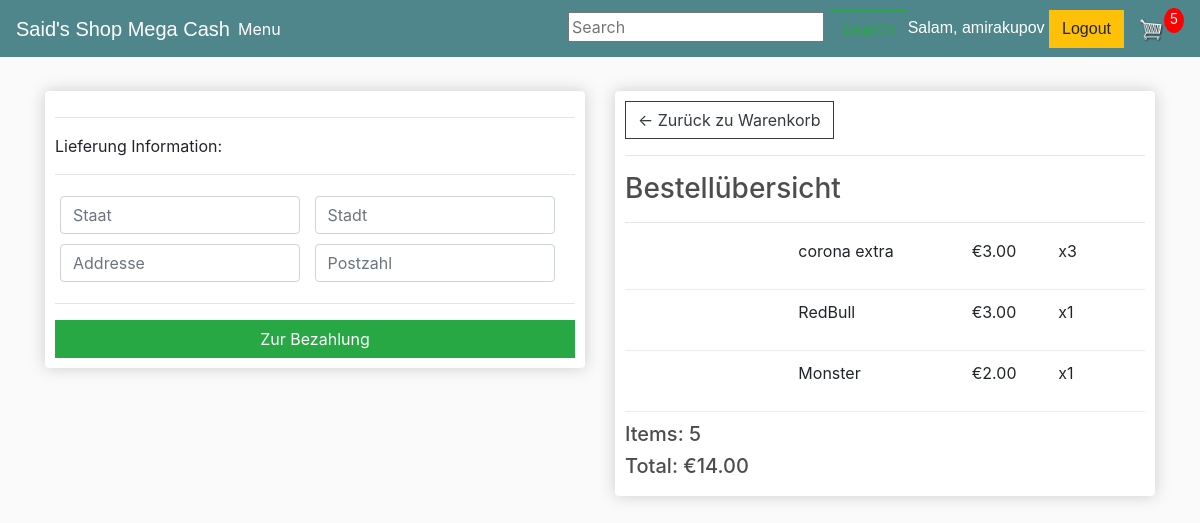
The app's page /checkout/ (signed in), older data.
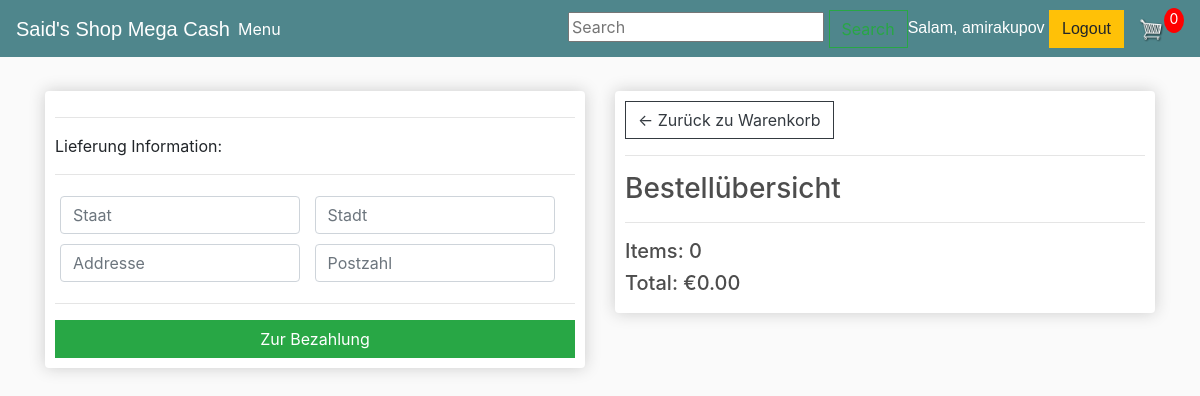
The same page, newer data.
### store/models.py (models this page shows, shortened)
class OrderItem(models.Model):
	product = models.ForeignKey(Product, on_delete=models.SET_NULL, null=True, blank=True)
	order = models.ForeignKey(Order, on_delete=models.SET_NULL, null=True,blank=True)
	quantity = models.IntegerField(default=0, null=True, blank=True)
	date_added = models.DateTimeField(auto_now_add=True)
	@property
	def get_total(self):
		total = self.product.price * self.quantity
		return total

class Product(models.Model):
	name = models.CharField(max_length=150, null=True)
	price = models.DecimalField(max_digits=5, decimal_places=2)
	digital = models.BooleanField(default=False,null=True, blank=True)
	image = models.ImageField(null=True, blank=True)
	category = models.ForeignKey(Category, on_delete=models.CASCADE,null=True, blank=True)
	wholesale_price = models.DecimalField(max_digits=5, decimal_places=2, null=True, blank=True)
	box_price = models.DecimalField(max_digits=5, decimal_places=2, null=True, blank=True)
	minimum_quantity = models.IntegerField(null=True, blank=True)
	@property
	def imageURL(self):
		try:
			url = self.image.url
		except:
			url = ''
		return url

class Order(models.Model):
	customer = models.ForeignKey(Customer, on_delete=models.SET_NULL, null=True, blank=True)
	date_orderd = models.DateTimeField(auto_now_add=True)
	complete = models.BooleanField(default=False, blank=True, null=True)
	transaction_id = models.CharField(max_length=100, null=True)
	@property
	def shipping(self):
		shipping = False
		orderitems = self.orderitem_set.all()
		for i in orderitems:
			if i.product.digital == False:
				shipping = True
		return shipping
	@property
	def get_cart_total(self):
		orderitems = self.orderitem_set.all()
		total = sum([item.get_total for item in orderitems])
		return total
	@property
	def get_cart_items(self):
		orderitems = self.orderitem_set.all()
		total = sum([item.quantity for item in orderitems])
		return total

### store/views.py (the view)
# urls.py: path('checkout/', views.checkout, name="checkout"),
def checkout(request):
    data = cartData(request)
    cartItems = data['cartItems']
    order = data['order']
    items = data['items']
    context = {'items': items, 'order': order, 'cartItems': cartItems}
    return render(request, 'store/checkout.html', context)

### store/utils.py (called while the page is built)
def cartData(request):
    if request.user.is_authenticated:
        customer = request.user.customer
        order, created = Order.objects.get_or_create(customer=customer, complete=False)
        items = order.orderitem_set.all()
        cartItems = order.get_cart_items
    else:
        cookieData = cookieCart(request)
        cartItems = cookieData['cartItems']
        order = cookieData['order']
        items = cookieData['items']
    return {'cartItems':cartItems ,'order':order, 'items':items}

### store/templates/store/checkout.html (shortened to what this page needs)
{% extends 'store/main.html' %}
{% load static %}
{% block content %}
<div class="row">
    <div class="col-lg-6">
        <div class="box-element" id="form-wrapper">
            <form id="form">
                <div id="shipping-info">
                    <hr>
		            <p>Lieferung Information:</p>
		            <hr>
		            <div class="form-field">
		            	<input required class="form-control" type="text" name="state" placeholder="Staat">
		            </div>
		            <div class="form-field">
		            	<input required class="form-control" type="text" name="city" placeholder="Stadt">
		            </div>
                    <div class="form-field">
			            <input required class="form-control" type="text" name="address" placeholder="Addresse">
		            </div>
		            <div class="form-field">
                        <input required class="form-control" type="text" name="zipcode" placeholder="Postzahl">
		            </div>
                </div>
                <hr>
                <input id="form-button" class="btn btn-success btn-block" type="submit" value="Zur Bezahlung">
            </form>
        </div>
        <br>
    </div>
    <div class="col-lg-6">
        <div class="box-element">
            <a  class="btn btn-outline-dark" href="{% url 'cart' %}">&#x2190; Zurück zu Warenkorb</a>
            <hr>
            <h3>Bestellübersicht</h3>
            <hr>
            {%for item in items%}
            <div class="cart-row">
                <div style="flex:2"><img class="row-image" src="{{item.product.imageURL}}"></div>
                <div style="flex:2"><p>{{item.product.name}}</p></div>
                <div style="flex:1"><p>€{{item.product.price}}</p></div>
                <div style="flex:1"><p>x{{item.quantity}}</p></div>
            </div>
            {% endfor %}
            <h5>Items:   {{order.get_cart_items}}</h5>
            <h5>Total:   €{{order.get_cart_total|floatformat:2}}</h5>
        </div>
    </div>
</div>
{%endblock content%}

### store/templates/store/main.html (shortened to what this page needs)
<!DOCTYPE html>
{% load static %}
<html>
<head>
	<link rel="stylesheet" href="https://stackpath.bootstrapcdn.com/bootstrap/4.4.1/css/bootstrap.min.css"
>
	<link rel="stylesheet" type="text/css" href="{% static 'css/main.css' %}">
</head>
<body>
    <nav class="navbar navbar-expand-lg navbar-dark bg-dark">
      <a class="navbar-brand mx-auto" href="{% url 'index' %}" style="font-family: Arial, sans-serif; color: white; text-decoration: none;">Said's Shop Mega Cash</a>
      <div class="collapse navbar-collapse" id="navbarSupportedContent">
        <ul class="navbar-nav mr-auto">
          <li class="nav-item active">
            <a class="nav-link" href="{% url 'menu' %}">Menu<span class="sr-only">(current)</span></a>
          </li>
        </ul>
         <form class="GET">
            <input type="text" name="q" placeholder="Search" value="{{ search_query }}">
             <button class="btn btn-outline-success my-2 my-sm-0" type="submit">Search</button>
         </form>
         <div class="form-inline my-2 my-lg-0">
            <span class="user" style="font-family: Arial, sans-serif; color: white; text-decoration: none;">
                {% if request.user.is_authenticated %}
                    Salam, {{ request.user.first_name|default:request.user.username }}
                    <a href="{% url 'logout' %}" class="btn btn-warning">Logout</a>
                {% else %}
                    <a href="{% url 'login' %}" class="btn btn-warning">Login</a>
                {% endif %}
            </span>
            <a href="{% url 'cart' %}">
                <img id="cart-icon" src="{% static 'images/6+cart.png' %}">
            </a>
            <p id="cart-total">{{ cartItems }}</p>
         </div>
      </div>
    </nav>
     <div class="container">
            <br>
            {% block content %}
            {% endblock content %}
     </div>
</body>
</html>

Row changes from the older to the newer data that the page shows:
removed OrderItem: product.name "corona extra", product.price "3.00", quantity "3"
no longer on this page (row edited): OrderItem: product.name "RedBull", product.price "3.00", quantity "1"
removed OrderItem: product.name "Monster", product.price "2.00", quantity "1"
no longer on this page (row edited): Order: get_cart_items "5", get_cart_total "14.00"
added Order: get_cart_items "0", get_cart_total "0.00"
Text that changed along with them:
{{ cartItems }}: "5" → "0"
